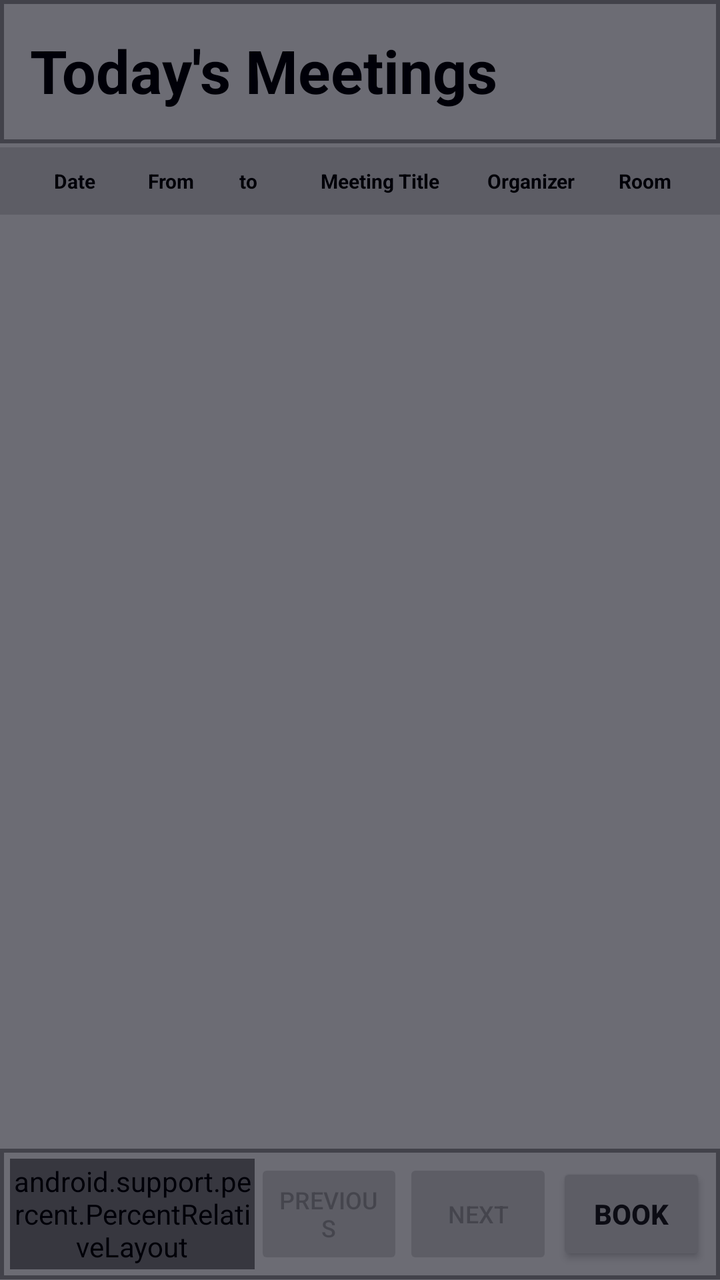
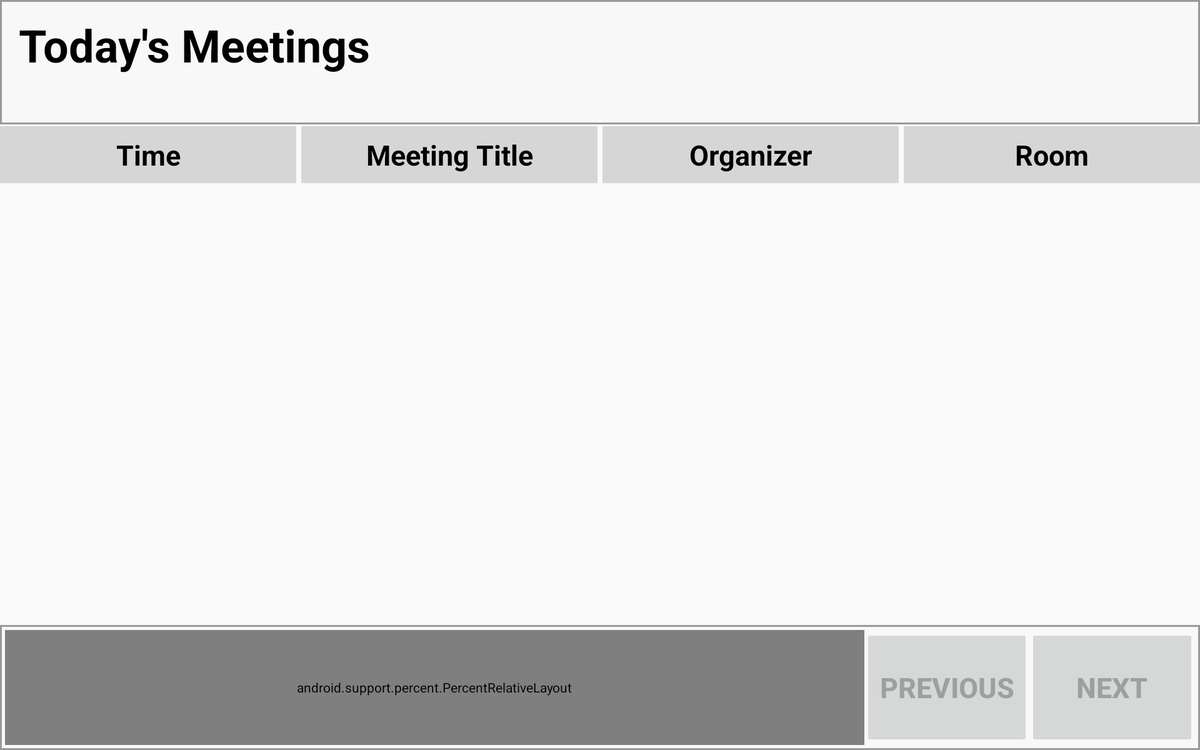

Compare how this app lays out the same screen by default and in its alternative resource folder. The renders come first, then the two layout files and the values they reference.
<!-- AndroidManifest.xml: application theme AppTheme -->
<!-- res/layout/activity_all_list.xml -->
<?xml version="1.0" encoding="utf-8"?>
<RelativeLayout xmlns:android="http://schemas.android.com/apk/res/android"
    xmlns:tools="http://schemas.android.com/tools"
    android:layout_width="match_parent"
    android:layout_height="match_parent"
    tools:context="com.techsignage.techsignmeetings.MeetingsListActivity"
    xmlns:app="http://schemas.android.com/apk/res-auto"
    >

    <LinearLayout
        android:orientation="vertical"
        android:layout_width="match_parent"
        android:layout_height="match_parent"
        android:layout_alignParentTop="true"
        android:layout_alignParentLeft="true"
        android:layout_alignParentStart="true">
        <RelativeLayout
            android:layout_width="match_parent"
            android:layout_height="0sp"
            android:layout_weight=".11"
            android:id="@+id/container1_lin"
            android:padding="15dp"
            android:background="@drawable/borderframe"
            android:orientation="horizontal"
            >
            <TextView
                android:text="@string/todays"
                android:layout_width="wrap_content"
                android:layout_height="wrap_content"
                android:id="@+id/tv_UnitName"
                android:textSize="30sp"
                android:textStyle="bold"
                android:textColor="@android:color/black"
                android:gravity="start" />

                
            
                
                
                
                
                
                
                
            <TextView
                android:text=""
                android:layout_width="wrap_content"
                android:layout_height="wrap_content"
                android:textStyle="bold"
                android:layout_marginTop="10dp"
                android:id="@+id/tv_NowDate"
                android:gravity="start"
                android:textSize="15sp"
                android:layout_below="@+id/tv_UnitName"
                android:textColor="@android:color/black"
                />
        </RelativeLayout>

        <RelativeLayout
            android:layout_width="match_parent"
            android:layout_height="0sp"
            android:layout_weight=".765"
            android:layout_marginTop="2dp"
            android:id="@+id/container2_lin">
            <LinearLayout xmlns:android="http://schemas.android.com/apk/res/android"
                android:layout_width="match_parent"
                android:layout_height="wrap_content"
                android:id="@+id/header_lin"
                android:background="@color/dWhite"
                android:padding="10dp"
                >

                <TextView
                    android:id="@+id/tv_meetingdate"
                    android:layout_width="0sp"
                    android:layout_height="wrap_content"
                    android:layout_weight=".15"
                    android:text="@string/date"
                    android:background="@color/dWhite"
                    android:gravity="center"
                    android:textSize="10sp"
                    android:textColor="@android:color/black"
                    android:textStyle="bold"
                    />

                <TextView
                    android:id="@+id/tv_meetingdate2"
                    android:layout_width="0sp"
                    android:layout_height="wrap_content"
                    android:layout_weight=".10"
                    android:text="@string/from"
                    android:layout_marginLeft="2dp"
                    android:layout_marginStart="2dp"
                    android:background="@color/dWhite"
                    android:gravity="center"
                    android:textSize="10sp"
                    android:textColor="@android:color/black"
                    android:textStyle="bold"
                    />

                <TextView
                    android:id="@+id/tv_meetingdate3"
                    android:layout_width="0sp"
                    android:layout_height="wrap_content"
                    android:layout_weight=".10"
                    android:text="@string/to"
                    android:layout_marginLeft="2dp"
                    android:layout_marginStart="2dp"
                    android:background="@color/dWhite"
                    android:gravity="center"
                    android:textSize="10sp"
                    android:textColor="@android:color/black"
                    android:textStyle="bold"
                    />

                <TextView
                    android:id="@+id/tv_meetingtitle"
                    android:layout_width="0sp"
                    android:layout_height="wrap_content"
                    android:layout_weight=".25"
                    android:text="@string/meeting_title"
                    android:layout_marginLeft="2dp"
                    android:layout_marginStart="2dp"
                    android:background="@color/dWhite"
                    android:gravity="center"
                    android:textSize="10sp"
                    android:textColor="@android:color/black"
                    android:textStyle="bold"
                    />

                <TextView
                    android:id="@+id/tv_meetingorganizer"
                    android:layout_width="0sp"
                    android:layout_height="wrap_content"
                    android:layout_weight=".15"
                    android:layout_marginLeft="2dp"
                    android:layout_marginStart="2dp"
                    android:text="@string/meeting_organizer"
                    android:background="@color/dWhite"
                    android:gravity="center"
                    android:textSize="10sp"
                    android:textColor="@android:color/black"
                    android:textStyle="bold"
                    />

                <TextView
                    android:id="@+id/tv_meetingunit"
                    android:layout_width="0sp"
                    android:layout_height="wrap_content"
                    android:layout_weight=".15"
                    android:layout_marginLeft="2dp"
                    android:layout_marginStart="2dp"
                    android:text="@string/room"
                    android:background="@color/dWhite"
                    android:gravity="center"
                    android:textSize="10sp"
                    android:textColor="@android:color/black"
                    android:textStyle="bold"
                    />
            </LinearLayout>

            <android.support.v7.widget.RecyclerView android:id="@+id/meetings_list"
                android:layout_marginTop="4dp"
                android:layout_width="match_parent"
                android:layout_height="match_parent"
                android:layout_below="@+id/header_lin"
                >

            </android.support.v7.widget.RecyclerView>
        </RelativeLayout>

        <RelativeLayout
            android:layout_width="match_parent"
            android:layout_height="0sp"
            android:layout_weight=".10"
            android:padding="5dp"
            android:id="@+id/container3_lin"
            android:background="@drawable/borderframe"
            >
            <LinearLayout
                android:layout_width="match_parent"
                android:layout_height="match_parent">

                <android.support.percent.PercentRelativeLayout
                    android:layout_width="0sp"
                    android:layout_weight=".35"
                    android:layout_height="match_parent">
                    <Button
                        app:layout_widthPercent="60%"
                        android:id="@+id/back_btn"
                        android:layout_width="wrap_content"
                        android:layout_height="match_parent"
                        android:text="@string/back"
                        android:textSize="12sp"
                        />
                </android.support.percent.PercentRelativeLayout>

                <RelativeLayout
                    android:layout_width="0sp"
                    android:layout_weight=".65"
                    android:layout_height="match_parent">
                    <LinearLayout
                        android:layout_width="match_parent"
                        android:layout_height="match_parent">
                        <Button
                            android:id="@+id/prev_btn"
                            android:layout_width="0sp"
                            android:layout_weight=".3"
                            android:layout_height="match_parent"
                            android:text="@string/previous"
                            android:textSize="12sp"
                            android:enabled="false"/>
                        <Button
                            android:id="@+id/next_btn"
                            android:layout_width="0sp"
                            android:layout_weight=".3"
                            android:layout_height="match_parent"
                            android:text="@string/next"
                            android:textSize="12sp"
                            android:enabled="false"
                            />
                        <Button
                            android:text="@string/book"
                            android:layout_width="0dp"
                            android:layout_weight=".3"
                            android:layout_height="match_parent"
                            android:id="@+id/book_btn"
                            android:textStyle="bold"

                            android:layout_margin="2dp" />
                    </LinearLayout>
                </RelativeLayout>

            </LinearLayout>
        </RelativeLayout>
    </LinearLayout>


    <include layout="@layout/custom_progressbar" />


</RelativeLayout>
<!-- res/layout/custom_progressbar.xml (included above) -->
<?xml version="1.0" encoding="utf-8"?>
<RelativeLayout xmlns:android="http://schemas.android.com/apk/res/android"
    android:id="@+id/progress_rel"
    android:layout_width="match_parent"
    android:layout_height="match_parent"
    android:background="@color/alpha_color">


    <ProgressBar
        android:id="@+id/tv_progress"
        android:layout_width="wrap_content"
        android:layout_height="wrap_content"
        android:elevation="20dp"
        android:layout_centerHorizontal="true"
        android:layout_centerInParent="true"
        android:layout_centerVertical="true" />
</RelativeLayout>
<!-- resources referenced by this layout -->
<resources>
  <color name="alpha_color">#9000000F</color>
  <color name="dWhite">#d6d6d6</color>
  <!-- drawable borderframe (drawable) -->
  <?xml version="1.0" encoding="UTF-8"?>
  <shape xmlns:android="http://schemas.android.com/apk/res/android">
      <stroke
          android:width="2dip"
          android:color="#999999" />
  
      <solid
          android:color="#70F3F3F3"
          android:paddingLeft="10dip"
          android:paddingTop="10dip"/>
  
      
  
      <padding
          android:left="10dip"
          android:top="10dip"
          android:right="10dip"
          android:bottom="10dip" />
  </shape>
  <string name="back">Back</string>
  <string name="book">Book</string>
  <string name="date">Date</string>
  <string name="from">From</string>
  <string name="meeting_organizer">Organizer</string>
  <string name="meeting_title">Meeting Title</string>
  <string name="next">Next</string>
  <string name="previous">Previous</string>
  <string name="room">Room</string>
  <string name="to">to</string>
  <string name="todays">Today\'s Meetings</string>
  <style name="AppTheme" parent="Theme.AppCompat.Light.NoActionBar">
          
          <item name="colorPrimary">@color/colorPrimary</item>
          <item name="colorPrimaryDark">@color/colorPrimaryDark</item>
          <item name="colorAccent">@color/colorAccent</item>
      </style>
  <color name="colorPrimary">#3F51B5</color>
  <color name="colorPrimaryDark">#303F9F</color>
  <color name="colorAccent">#FF4081</color>
</resources>
<!-- res/layout-xlarge-land/activity_all_list.xml (the repository's variant of the layout above) -->
<!-- drawn on a large tablet held sideways -->
<?xml version="1.0" encoding="utf-8"?>
<RelativeLayout xmlns:android="http://schemas.android.com/apk/res/android"
    xmlns:tools="http://schemas.android.com/tools"
    android:layout_width="match_parent"
    android:layout_height="match_parent"
    tools:context="com.techsignage.techsignmeetings.MeetingsListActivity"
    xmlns:app="http://schemas.android.com/apk/res-auto"
    >

    <LinearLayout
        android:orientation="vertical"
        android:layout_width="match_parent"
        android:layout_height="match_parent"
        android:layout_alignParentTop="true"
        android:layout_alignParentRight="true"
        android:layout_alignParentEnd="true">
        <RelativeLayout
            android:layout_width="match_parent"
            android:layout_height="0sp"
            android:layout_weight=".2"
            android:id="@+id/container1_lin"
            android:padding="15dp"
            android:background="@drawable/borderframe"
            >


            <TextView
                android:text="@string/todays"
                android:layout_width="match_parent"
                android:layout_height="wrap_content"
                android:layout_alignParentTop="true"
                android:layout_centerHorizontal="true"
                android:id="@+id/tv_UnitName"
                android:textSize="48sp"
                android:layout_marginStart="10dp"
                android:layout_marginLeft="10dp"
                android:textStyle="bold"
                android:textColor="@android:color/black"
                android:gravity="start"

                />
            <TextView
                android:text=""
                android:layout_width="match_parent"
                android:layout_height="wrap_content"
                android:layout_centerHorizontal="true"
                android:layout_marginTop="8dp"
                android:textStyle="bold"
                android:id="@+id/tv_NowDate"
                android:gravity="start"

                android:layout_marginStart="10dp"
                android:layout_marginLeft="10dp"
                android:textSize="25sp"
                android:layout_below="@+id/tv_UnitName"
                android:textColor="@android:color/black"
                />
        </RelativeLayout>

        <RelativeLayout
            android:layout_width="match_parent"
            android:layout_height="0sp"
            android:layout_weight=".8"
            android:layout_marginTop="2dp"
            android:id="@+id/container2_lin">
            <LinearLayout xmlns:android="http://schemas.android.com/apk/res/android"
                android:layout_width="match_parent"
                android:layout_height="wrap_content"
                android:id="@+id/header_lin"
                >

                <TextView
                    android:id="@+id/tv_meetingdate"
                    android:layout_width="0sp"
                    android:layout_height="wrap_content"
                    android:layout_weight=".25"
                    android:text="@string/meeting_datetime"
                    android:padding="10dp"
                    android:background="@color/dWhite"
                    android:gravity="center"
                    android:textSize="30sp"
                    android:textColor="@android:color/black"
                    android:textStyle="bold"
                    />

                <TextView
                    android:id="@+id/tv_meetingtitle"
                    android:layout_width="0sp"
                    android:layout_height="wrap_content"
                    android:layout_weight=".25"
                    android:text="@string/meeting_title"
                    android:layout_marginLeft="5dp"
                    android:layout_marginStart="5dp"
                    android:padding="10dp"
                    android:background="@color/dWhite"
                    android:gravity="center"
                    android:textSize="30sp"
                    android:textColor="@android:color/black"
                    android:textStyle="bold"
                    />

                <TextView
                    android:id="@+id/tv_meetingorganizer"
                    android:layout_width="0sp"
                    android:layout_height="wrap_content"
                    android:layout_weight=".25"
                    android:layout_marginLeft="5dp"
                    android:layout_marginStart="5dp"
                    android:text="@string/meeting_organizer"
                    android:padding="10dp"
                    android:background="@color/dWhite"
                    android:gravity="center"
                    android:textSize="30sp"
                    android:textColor="@android:color/black"
                    android:textStyle="bold"
                    />

                <TextView
                    android:id="@+id/tv_meetingunit"
                    android:layout_width="0sp"
                    android:layout_height="wrap_content"
                    android:layout_weight=".25"
                    android:layout_marginLeft="5dp"
                    android:layout_marginStart="5dp"
                    android:text="Room"
                    android:padding="10dp"
                    android:background="@color/dWhite"
                    android:gravity="center"
                    android:textSize="30sp"
                    android:textColor="@android:color/black"
                    android:textStyle="bold"
                    />
            </LinearLayout>

            <android.support.v7.widget.RecyclerView android:id="@+id/meetings_list"
                android:layout_marginTop="4dp"
                android:layout_width="match_parent"
                android:layout_height="match_parent"
                android:layout_below="@+id/header_lin"
                >

            </android.support.v7.widget.RecyclerView>
        </RelativeLayout>

        <RelativeLayout
            android:layout_width="match_parent"
            android:layout_height="0sp"
            android:layout_weight=".20"
            android:padding="5dp"
            android:id="@+id/container3_lin"
            android:background="@drawable/borderframe"
            >
            <LinearLayout
                android:layout_width="match_parent"
                android:layout_height="match_parent">

                <android.support.percent.PercentRelativeLayout
                    android:layout_width="0sp"
                    android:layout_weight=".65"
                    android:layout_height="match_parent">
                    <Button
                        app:layout_widthPercent="21%"
                        android:id="@+id/back_btn"
                        android:layout_width="wrap_content"
                        android:layout_height="match_parent"

                        android:textSize="30sp"
                        android:textStyle="bold"
                        android:text="@string/back" />
                </android.support.percent.PercentRelativeLayout>

                <RelativeLayout
                    android:layout_width="0sp"
                    android:layout_weight=".25"
                    android:layout_height="match_parent">
                    <LinearLayout
                        android:layout_width="match_parent"
                        android:layout_height="match_parent">
                        <Button
                            android:id="@+id/prev_btn"
                            android:layout_width="0sp"
                            android:layout_weight=".5"
                            android:layout_height="match_parent"
                            android:text="@string/previous"

                            android:textSize="30sp"
                            android:textStyle="bold"
                            android:enabled="false"/>
                        <Button
                            android:id="@+id/next_btn"
                            android:layout_width="0sp"
                            android:layout_weight=".5"
                            android:layout_height="match_parent"
                            android:text="@string/next"
                            android:enabled="false"

                            android:textSize="30sp"
                            android:textStyle="bold"
                            />
                    </LinearLayout>
                </RelativeLayout>

            </LinearLayout>
        </RelativeLayout>
    </LinearLayout>




</RelativeLayout>
<!-- resources referenced by the variant -->
<!-- as a large tablet held sideways resolves them -->
<resources>
  <color name="dWhite">#d6d6d6</color>
  <!-- drawable borderframe (drawable) -->
  <?xml version="1.0" encoding="UTF-8"?>
  <shape xmlns:android="http://schemas.android.com/apk/res/android">
      <stroke
          android:width="2dip"
          android:color="#999999" />
  
      <solid
          android:color="#70F3F3F3"
          android:paddingLeft="10dip"
          android:paddingTop="10dip"/>
  
      
  
      <padding
          android:left="10dip"
          android:top="10dip"
          android:right="10dip"
          android:bottom="10dip" />
  </shape>
  <string name="back">Back</string>
  <string name="meeting_datetime">Time</string>
  <string name="meeting_organizer">Organizer</string>
  <string name="meeting_title">Meeting Title</string>
  <string name="next">Next</string>
  <string name="previous">Previous</string>
  <string name="todays">Today\'s Meetings</string>
  <style name="AppTheme" parent="Theme.AppCompat.Light.NoActionBar">
          
          <item name="colorPrimary">@color/colorPrimary</item>
          <item name="colorPrimaryDark">@color/colorPrimaryDark</item>
          <item name="colorAccent">@color/colorAccent</item>
      </style>
  <color name="colorPrimary">#3F51B5</color>
  <color name="colorPrimaryDark">#303F9F</color>
  <color name="colorAccent">#FF4081</color>
</resources>
